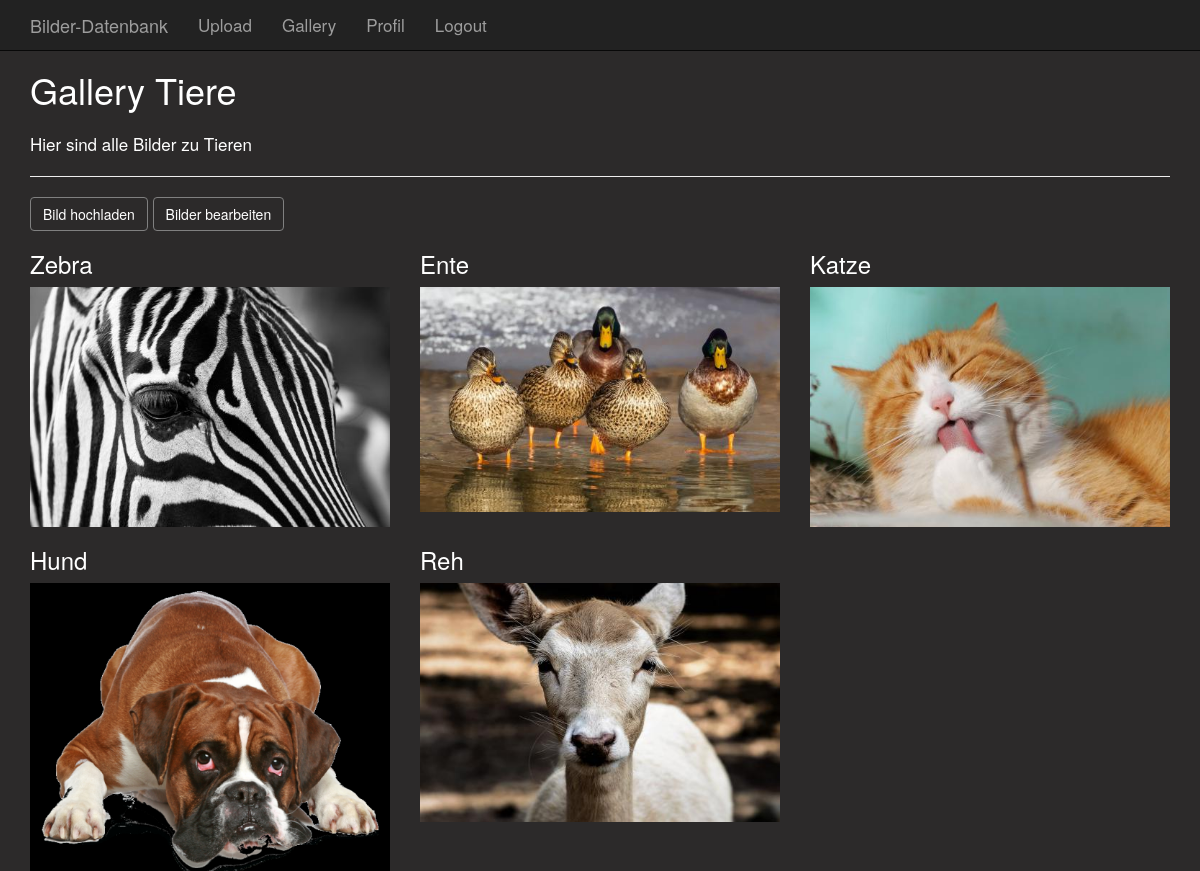
The page /gallery/detail?galleryid=1 (signed in) on the database its author committed.
### tables this page shows
CREATE TABLE `gallery_category` (
  `id` int(11) NOT NULL,
  `title` varchar(64) NOT NULL,
  `description` varchar(200) DEFAULT NULL,
  `user_id` int(11) NOT NULL
);

CREATE TABLE `gallery_image` (
  `id` int(11) NOT NULL,
  `image_name` varchar(64) NOT NULL,
  `title` varchar(64) NOT NULL,
  `gallery_id` int(11) NOT NULL
);

### lib/View.php (called while the page is built, shortened)
<?php
class View
{
    private $viewfile;
    public function __construct($viewfile)
    {
        $this->viewfile = "./../view/$viewfile.php";
    }
    public function display()
    {
        require './../view/header.php';
        require $this->viewfile;
        require './../view/footer.php';
    }
}

### controller/GalleryController.php (called while the page is built, shortened)
<?php
require_once '../repository/GalleryImageRepository.php';
class GalleryController
{
    public function detail()
    {
        $view = new View('gallery_detail');
        $view->title = 'Gallery';
        $view->heading = 'Gallery';
        $galleryImageRepository = new GalleryImageRepository();
        $galleryCategoryRepository = new GalleryCategoryRepository();
        $gallery_id = $_GET['galleryid'];
        $view->gallery = $galleryCategoryRepository->readById($gallery_id);
        $view->images = $galleryImageRepository->readyByGalleryId($gallery_id);
        $view->display();
    }
}

### lib/Dispatcher.php (called while the page is built, shortened)
<?php
class Dispatcher
{
    public static function dispatch()
    {
        $uri = $_SERVER['REQUEST_URI'];
        $uri = strtok($uri, '?');
        $uri = trim($uri, '/');
        $uriFragments = explode('/', $uri);
        $method = 'index';
        if (!empty($uriFragments[1])) {
            $method = $uriFragments[1];
        }
        $controller = new $controllerName();
        $controller->$method();
    }
}

### public/index.php (called while the page is built, shortened)
<?php
require_once '../lib/Dispatcher.php';
require_once '../lib/View.php';
require_once '../lib/Security.php';
$dispatcher = new Dispatcher();
$dispatcher->dispatch();

### lib/Security.php (called while the page is built, shortened)
<?php
class Security
{
    public static function isLoggedIn() {
        return (isset($_SESSION['loggedin']) && $_SESSION['loggedin'] == true && isset($_SESSION['userid']) );
    }
}

### config.php (called while the page is built)
<?php
return array(
    'database' => array(
        'host'     => 'localhost',
        'username' => 'root',
        'password' => 'gibbiX12345',
        'database' => 'bilderdb_4h_hawkes',
    ),
);

### lib/ConnectionHandler.php (called while the page is built, shortened)
<?php
class ConnectionHandler
{
    private static $connection = null;
    public static function getConnection()
    {
        if (self::$connection === null) {
            $config = require '../config.php';
            $host = $config['database']['host'];
            $username = $config['database']['username'];
            $password = $config['database']['password'];
            $database = $config['database']['database'];
            self::$connection = new MySQLi($host, $username, $password, $database);
            self::$connection->set_charset('utf8');
        }
        return self::$connection;
    }
}

### lib/Repository.php (called while the page is built, shortened)
<?php
require_once 'ConnectionHandler.php';
class Repository
{
    protected $tableName = null;
    public function readById($id)
    {
        $query = "SELECT * FROM {$this->tableName} WHERE id=?";
        $statement = ConnectionHandler::getConnection()->prepare($query);
        $statement->bind_param('i', $id);
        $statement->execute();
        $result = $statement->get_result();
        $row = $result->fetch_object();
        return $row;
    }
}

### repository/GalleryImageRepository.php (called while the page is built, shortened)
<?php
require_once '../lib/Repository.php';
class GalleryImageRepository extends Repository
{
    protected $tableName = 'gallery_image';
    public function readyByGalleryId($gallery_id){
        $query = "SELECT * FROM {$this->tableName} WHERE gallery_id = ?  ";
        $statement = ConnectionHandler::getConnection()->prepare($query);
        $statement->bind_param('i', $gallery_id);
        $statement->execute();
        $result = $statement->get_result();
        $rows = array();
        while ($row = $result->fetch_object()) {
            $rows[] = $row;
        }
        return $rows;
    }
}

### view/gallery_detail.php (the view, shortened to what this page needs)
<div id="gallery">
    <h1>Gallery <?= $gallery->title ?></h1>
    <p>
        <?= $gallery->description ?>
    </p>
    <hr />
    <?php echo '<a href="/gallery/upload"><button class="btn btn-primary">Bild hochladen</button></a>';?>
<?php if (empty($images)): ?>
    <div class="no-data">
        <h3>Keine Bilder gefunden!</h3>
    </div>
<?php else: ?>
    <?php echo '<a href="/gallery/editImage?galleryid='. $gallery->id .'"><button class="btn btn-primary"> Bilder bearbeiten</button></a>';?>
    <div class="row" id="lightgallery">
    <?php foreach ($images as $image): ?>
        <div class="col-md-4 col-sm-6 col-xs-12 image">
            <?php
                echo '<h3>' . $image->title .'</h3>';
                echo '<a href="/data/images/'. $_SESSION["username"] . "/" . $image->image_name .'" data-lightbox="'. $gallery->title .'">';
                echo '<img src="/data/thumbnails/'. $_SESSION["username"] . "/" . $image->image_name .'"/>';
                echo '</a>';
            ?>
        </div>
    <?php endforeach ?>
    </div>
<?php endif ?>
</div>

### view/header.php (shortened to what this page needs)
<!DOCTYPE html>
<html lang="de">
  <head>
    <link rel="stylesheet" href="https://maxcdn.bootstrapcdn.com/bootstrap/3.3.6/css/bootstrap.min.css">
    <link href="/css/style.css" rel="stylesheet">
    <link href="/css/dark.css" rel="stylesheet">
    <link href="/css/lightbox.css" rel="stylesheet">
  </head>
  <body>
    <nav class="navbar navbar-inverse navbar-fixed-top">
      <div class="container">
        <div class="navbar-header">
          <a class="navbar-brand" href="/">Bilder-Datenbank</a>
        </div>
        <div id="navbar" class="collapse navbar-collapse">
          <ul class="nav navbar-nav">
              <?php if (Security::isLoggedIn()) : ?>
                  <li><a href="/gallery/upload">Upload</a></li>
                  <li><a href="/gallery">Gallery</a></li>
                  <li><a href="/access/profil">Profil</a></li>
                  <li><a href="/access/logout">Logout</a></li>
              <?php else : ?>
                  <li><a href="/access">Login</a></li>
                  <li><a href="/access/register">Registrieren</a></li>
              <?php endif; ?>
          </ul>
        </div>
      </div>
    </nav>
    <div class="container">

### view/footer.php (shortened to what this page needs)
    </div>
  </body>
</html>

### public/css/style.css (style rules this page uses)
body { padding-top: 50px; font-size: 17px; }
h1 { margin-bottom: 22px; }
a { color: white; }
.btn-primary { background: transparent; border-color: #808080; min-width: 100px; }
#gallery .image img { width: 100%; }

### public/css/dark.css (style rules this page uses)
body { background: #2c2a2a; color: #fff; }

### public/css/lightbox.css (style rules this page uses)
body:after { content: url(../images/close.png) url(../images/loading.gif) url(../images/prev.png) url(../images/next.png); display: none; }

### rows shown on the page
gallery_category: title "Tiere", description "Hier sind alle Bilder zu Tieren"
gallery_image: title "Zebra", image_name (picture)
gallery_image: title "Ente", image_name (picture)
gallery_image: title "Katze", image_name (picture)
gallery_image: title "Hund", image_name (picture)
gallery_image: title "Reh", image_name (picture)
